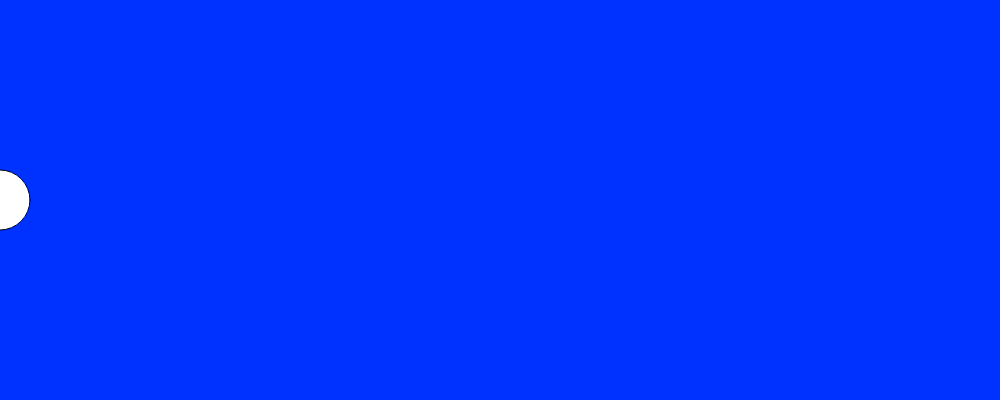
Frame 1 (no input)
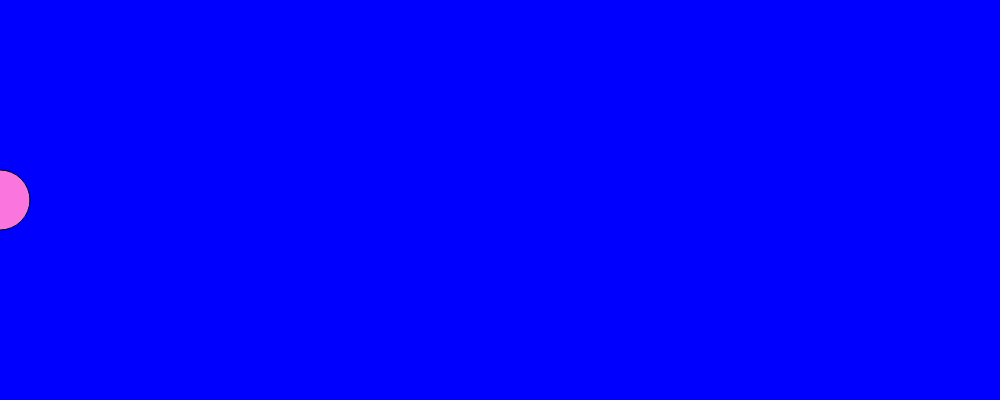
Frame 60 (no input)
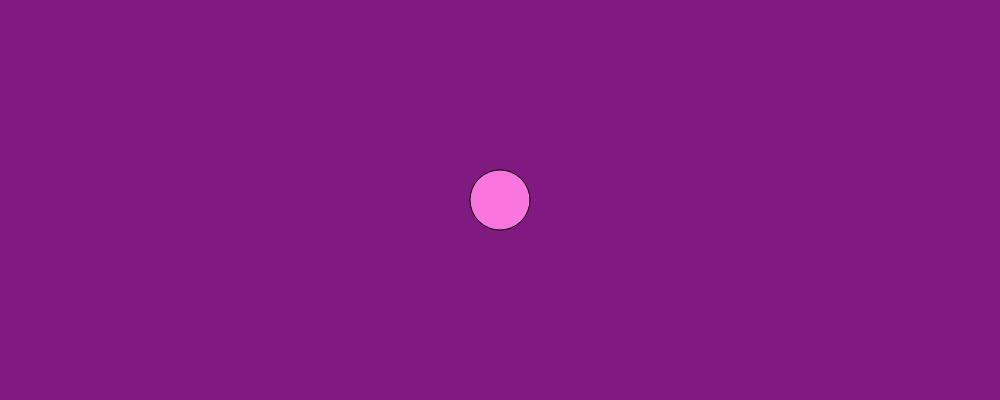
Frame 120 (the mouse pressed at the canvas centre since frame 60)

The p5.js sketch that drew these frames (run headless with seeded random() and noise() and a simulated clock; from frame 60 on, the mouse is pressed at the canvas centre):

// p5.js sketch
// ── sketch.js
//Initialising the three variables as RED,BLUE & PURPLE.
var r = 0;
var p = 50;
var b= 255;

function setup(){
 createCanvas(1000,400);
 
}
function draw(){
  background(r,p,b);

 //To control ellipse with the mouse.
  ellipse(mouseX, 200,60,60);
  //For filling color to the shapes.
   fill(250,118,222);
   
  //MAP command for changing the background.
  r= map(mouseX,0,1000,0,255);
  b = map(mouseX,0,1000,255,0);
  p = map(mouseX,0,1000,0,50);

}
